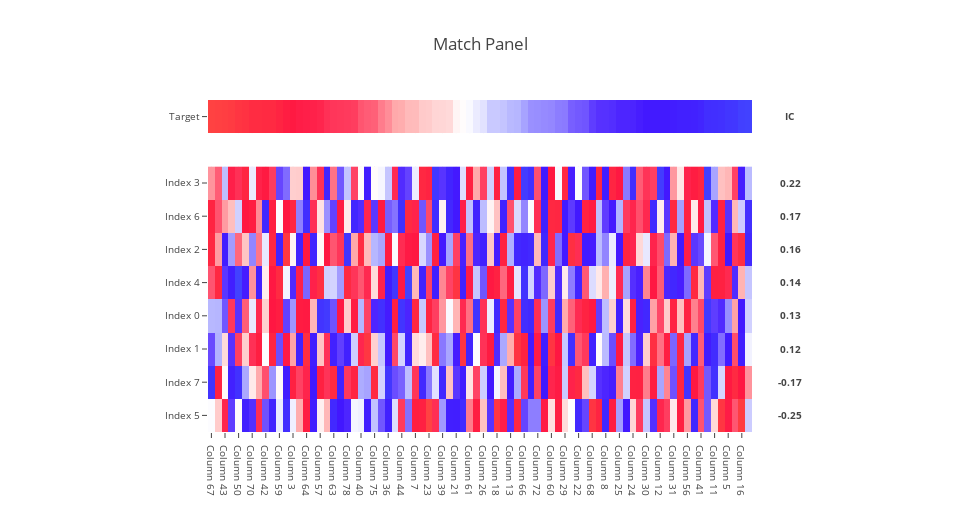
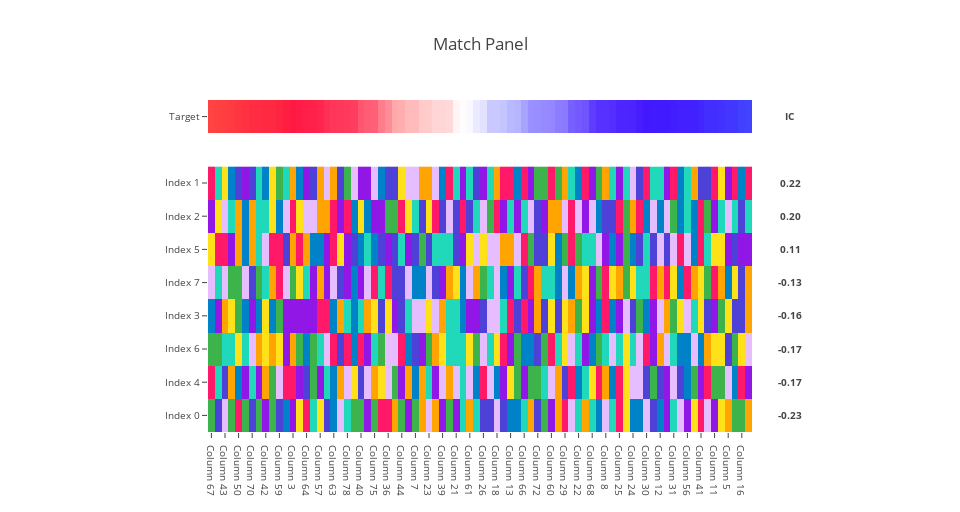

The notebook cell these images were saved under, in order:
### Code cell
n_index = 8

n_column = 80

target = pd.Series(
    np.random.random_sample(size=n_column),
    name='Target',
    index=('Column {}'.format(i) for i in range(n_column)))

features = pd.DataFrame(
    np.random.random_sample(size=(n_index, n_column)),
    index=('Index {}'.format(i) for i in range(n_index)),
    columns=('Column {}'.format(i) for i in range(n_column)))

scores = make_match_panel(
    target, features, plot_target_std_max=1, plot_features_std_max=2)

features = pd.DataFrame(
    np.random.random_integers(0, 8, size=(n_index, n_column)),
    index=('Index {}'.format(i) for i in range(n_index)),
    columns=('Column {}'.format(i) for i in range(n_column)))

scores = make_match_panel(target, features, features_type='categorical')

features = pd.DataFrame(
    np.random.random_integers(0, 1, size=(n_index, n_column)),
    index=('Index {}'.format(i) for i in range(n_index)),
    columns=('Column {}'.format(i) for i in range(n_column)))

scores = make_match_panel(target, features, features_type='binary')

scores

### Figure 1 — Plotly figure (JSON) as saved in the notebook; plotly's stock layout.template omitted (floating-point values rounded to 4 significant figures; data arrays with more than 128 entries replaced by an {"elided": "..."} marker saying what was removed)
{"data": [{"colorscale": {"elided": "256x2 mixed values"}, "showscale": false, "text": [["Column 67", "Column 79", "Column 43", "Column 28", "Column 50", "Column 69", "Column 70", "Column 62", "Column 42", "Column 47", "Column 59", "Column 49", "Column 3", "Column 65", "Column 64", "Column 0", "Column 57", "Column 10", "Column 63", "Column 71", "Column 78", "Column 1", "Column 40", "Column 6", "Column 75", "Column 53", "Column 36", "Column 35", "Column 44", "Column 20", "Column 7", "Column 76", "Column 23", "Column 48", "Column 39", "Column 19", "Column 21", "Column 32", "Column 61", "Column 38", "Column 26", "Column 54", "Column 18", "Column 14", "Column 13", "Column 9", "Column 66", "Column 2", "Column 72", "Column 52", "Column 60", "Column 77", "Column 29", "Column 58", "Column 22", "Column 46", "Column 68", "Column 37", "Column 8", "Column 34", "Column 25", "Column 4", "Column 24", "Column 74", "Column 30", "Column 51", "Column 12", "Column 15", "Column 31", "Column 33", "Column 56", "Column 73", "Column 41", "Column 55", "Column 11", "Column 17", "Column 5", "Column 45", "Column 16", "Column 27"]], "type": "heatmap", "x": ["Column 67", "Column 79", "Column 43", "Column 28", "Column 50", "Column 69", "Column 70", "Column 62", "Column 42", "Column 47", "Column 59", "Column 49", "Column 3", "Column 65", "Column 64", "Column 0", "Column 57", "Column 10", "Column 63", "Column 71", "Column 78", "Column 1", "Column 40", "Column 6", "Column 75", "Column 53", "Column 36", "Column 35", "Column 44", "Column 20", "Column 7", "Column 76", "Column 23", "Column 48", "Column 39", "Column 19", "Column 21", "Column 32", "Column 61", "Column 38", "Column 26", "Column 54", "Column 18", "Column 14", "Column 13", "Column 9", "Column 66", "Column 2", "Column 72", "Column 52", "Column 60", "Column 77", "Column 29", "Column 58", "Column 22", "Column 46", "Column 68", "Column 37", "Column 8", "Column 34", "Column 25", "Column 4", "Column 24", "Column 74", "Column 30", "Column 51", "Column 12", "Column 15", "Column 31", "Column 33", "Column 56", "Column 73", "Column 41", "Column 55", "Column 11", "Column 17", "Column 5", "Column 45", "Column 16", "Column 27"], "y": ["Target"], "yaxis": "y2", "z": [[1.818, 1.784, 1.763, 1.722, 1.636, 1.589, 1.517, 1.512, 1.489, 1.478, 1.352, 1.234, 1.147, 1.057, 1.045, 1.023, 0.9919, 0.9004, 0.8519, 0.8374, 0.8232, 0.7947, 0.6928, 0.668, 0.6576, 0.5641, 0.5106, 0.4195, 0.4086, 0.3498, 0.347, 0.2799, 0.2724, 0.2289, 0.2241, 0.2109, 0.08466, 0.0551, 0.01467, -0.0478, -0.08803, -0.1996, -0.2017, -0.2246, -0.2703, -0.285, -0.3554, -0.4158, -0.4231, -0.4345, -0.4446, -0.4777, -0.4863, -0.5739, -0.5955, -0.6088, -0.711, -0.8041, -0.8083, -0.8358, -0.9058, -0.9106, -0.9156, -0.976, -1.018, -1.079, -1.094, -1.098, -1.14, -1.197, -1.2, -1.221, -1.307, -1.461, -1.469, -1.495, -1.566, -1.574, -1.704, -1.733]]}, {"colorscale": {"elided": "256x2 mixed values"}, "showscale": false, "type": "heatmap", "x": ["Column 67", "Column 79", "Column 43", "Column 28", "Column 50", "Column 69", "Column 70", "Column 62", "Column 42", "Column 47", "Column 59", "Column 49", "Column 3", "Column 65", "Column 64", "Column 0", "Column 57", "Column 10", "Column 63", "Column 71", "Column 78", "Column 1", "Column 40", "Column 6", "Column 75", "Column 53", "Column 36", "Column 35", "Column 44", "Column 20", "Column 7", "Column 76", "Column 23", "Column 48", "Column 39", "Column 19", "Column 21", "Column 32", "Column 61", "Column 38", "Column 26", "Column 54", "Column 18", "Column 14", "Column 13", "Column 9", "Column 66", "Column 2", "Column 72", "Column 52", "Column 60", "Column 77", "Column 29", "Column 58", "Column 22", "Column 46", "Column 68", "Column 37", "Column 8", "Column 34", "Column 25", "Column 4", "Column 24", "Column 74", "Column 30", "Column 51", "Column 12", "Column 15", "Column 31", "Column 33", "Column 56", "Column 73", "Column 41", "Column 55", "Column 11", "Column 17", "Column 5", "Column 45", "Column 16", "Column 27"], "y": ["Index 5", "Index 7", "Index 1", "Index 0", "Index 4", "Index 2", "Index 6", "Index 3"], "yaxis": "y", "z": {"elided": "8x80 float values"}, "zmax": 1.865, "zmin": -1.902}], "layout": {"annotations": [{"font": {"size": 9.6}, "showarrow": false, "text": "<b>IC</b>", "width": 64, "x": 1.008, "xanchor": "left", "xref": "paper", "y": 0.95, "yanchor": "middle", "yref": "paper"}, {"font": {"size": 9.6}, "showarrow": false, "text": "<b>0.22</b>", "width": 64, "x": 1.008, "xanchor": "left", "xref": "paper", "y": 0.75, "yanchor": "middle", "yref": "paper"}, {"font": {"size": 9.6}, "showarrow": false, "text": "<b>0.17</b>", "width": 64, "x": 1.008, "xanchor": "left", "xref": "paper", "y": 0.65, "yanchor": "middle", "yref": "paper"}, {"font": {"size": 9.6}, "showarrow": false, "text": "<b>0.16</b>", "width": 64, "x": 1.008, "xanchor": "left", "xref": "paper", "y": 0.55, "yanchor": "middle", "yref": "paper"}, {"font": {"size": 9.6}, "showarrow": false, "text": "<b>0.14</b>", "width": 64, "x": 1.008, "xanchor": "left", "xref": "paper", "y": 0.45, "yanchor": "middle", "yref": "paper"}, {"font": {"size": 9.6}, "showarrow": false, "text": "<b>0.13</b>", "width": 64, "x": 1.008, "xanchor": "left", "xref": "paper", "y": 0.35, "yanchor": "middle", "yref": "paper"}, {"font": {"size": 9.6}, "showarrow": false, "text": "<b>0.12</b>", "width": 64, "x": 1.008, "xanchor": "left", "xref": "paper", "y": 0.25, "yanchor": "middle", "yref": "paper"}, {"font": {"size": 9.6}, "showarrow": false, "text": "<b>-0.17</b>", "width": 64, "x": 1.008, "xanchor": "left", "xref": "paper", "y": 0.15, "yanchor": "middle", "yref": "paper"}, {"font": {"size": 9.6}, "showarrow": false, "text": "<b>-0.25</b>", "width": 64, "x": 1.008, "xanchor": "left", "xref": "paper", "y": 0.05, "yanchor": "middle", "yref": "paper"}], "height": 512, "margin": {"l": 208, "r": 208}, "title": "Match Panel", "width": 960, "xaxis": {"anchor": "y", "tickfont": {"size": 9.6}}, "yaxis": {"domain": [0, 0.8], "dtick": 1, "tickfont": {"size": 9.6}}, "yaxis2": {"domain": [0.9, 1], "tickfont": {"size": 9.6}}}}

### Figure 2 — Plotly figure (JSON) as saved in the notebook; plotly's stock layout.template omitted (floating-point values rounded to 4 significant figures; data arrays with more than 128 entries replaced by an {"elided": "..."} marker saying what was removed)
{"data": [{"colorscale": {"elided": "256x2 mixed values"}, "showscale": false, "text": [["Column 67", "Column 79", "Column 43", "Column 28", "Column 50", "Column 69", "Column 70", "Column 62", "Column 42", "Column 47", "Column 59", "Column 49", "Column 3", "Column 65", "Column 64", "Column 0", "Column 57", "Column 10", "Column 63", "Column 71", "Column 78", "Column 1", "Column 40", "Column 6", "Column 75", "Column 53", "Column 36", "Column 35", "Column 44", "Column 20", "Column 7", "Column 76", "Column 23", "Column 48", "Column 39", "Column 19", "Column 21", "Column 32", "Column 61", "Column 38", "Column 26", "Column 54", "Column 18", "Column 14", "Column 13", "Column 9", "Column 66", "Column 2", "Column 72", "Column 52", "Column 60", "Column 77", "Column 29", "Column 58", "Column 22", "Column 46", "Column 68", "Column 37", "Column 8", "Column 34", "Column 25", "Column 4", "Column 24", "Column 74", "Column 30", "Column 51", "Column 12", "Column 15", "Column 31", "Column 33", "Column 56", "Column 73", "Column 41", "Column 55", "Column 11", "Column 17", "Column 5", "Column 45", "Column 16", "Column 27"]], "type": "heatmap", "x": ["Column 67", "Column 79", "Column 43", "Column 28", "Column 50", "Column 69", "Column 70", "Column 62", "Column 42", "Column 47", "Column 59", "Column 49", "Column 3", "Column 65", "Column 64", "Column 0", "Column 57", "Column 10", "Column 63", "Column 71", "Column 78", "Column 1", "Column 40", "Column 6", "Column 75", "Column 53", "Column 36", "Column 35", "Column 44", "Column 20", "Column 7", "Column 76", "Column 23", "Column 48", "Column 39", "Column 19", "Column 21", "Column 32", "Column 61", "Column 38", "Column 26", "Column 54", "Column 18", "Column 14", "Column 13", "Column 9", "Column 66", "Column 2", "Column 72", "Column 52", "Column 60", "Column 77", "Column 29", "Column 58", "Column 22", "Column 46", "Column 68", "Column 37", "Column 8", "Column 34", "Column 25", "Column 4", "Column 24", "Column 74", "Column 30", "Column 51", "Column 12", "Column 15", "Column 31", "Column 33", "Column 56", "Column 73", "Column 41", "Column 55", "Column 11", "Column 17", "Column 5", "Column 45", "Column 16", "Column 27"], "y": ["Target"], "yaxis": "y2", "z": [[1.818, 1.784, 1.763, 1.722, 1.636, 1.589, 1.517, 1.512, 1.489, 1.478, 1.352, 1.234, 1.147, 1.057, 1.045, 1.023, 0.9919, 0.9004, 0.8519, 0.8374, 0.8232, 0.7947, 0.6928, 0.668, 0.6576, 0.5641, 0.5106, 0.4195, 0.4086, 0.3498, 0.347, 0.2799, 0.2724, 0.2289, 0.2241, 0.2109, 0.08466, 0.0551, 0.01467, -0.0478, -0.08803, -0.1996, -0.2017, -0.2246, -0.2703, -0.285, -0.3554, -0.4158, -0.4231, -0.4345, -0.4446, -0.4777, -0.4863, -0.5739, -0.5955, -0.6088, -0.711, -0.8041, -0.8083, -0.8358, -0.9058, -0.9106, -0.9156, -0.976, -1.018, -1.079, -1.094, -1.098, -1.14, -1.197, -1.2, -1.221, -1.307, -1.461, -1.469, -1.495, -1.566, -1.574, -1.704, -1.733]]}, {"colorscale": [[0, "#20d9ba"], [0.125, "#9017e6"], [0.25, "#ff1968"], [0.375, "#4e41d8"], [0.5, "#3cb44b"], [0.625, "#ffe119"], [0.75, "#0082c8"], [0.875, "#ffa400"], [1, "#e6beff"]], "showscale": false, "type": "heatmap", "x": ["Column 67", "Column 79", "Column 43", "Column 28", "Column 50", "Column 69", "Column 70", "Column 62", "Column 42", "Column 47", "Column 59", "Column 49", "Column 3", "Column 65", "Column 64", "Column 0", "Column 57", "Column 10", "Column 63", "Column 71", "Column 78", "Column 1", "Column 40", "Column 6", "Column 75", "Column 53", "Column 36", "Column 35", "Column 44", "Column 20", "Column 7", "Column 76", "Column 23", "Column 48", "Column 39", "Column 19", "Column 21", "Column 32", "Column 61", "Column 38", "Column 26", "Column 54", "Column 18", "Column 14", "Column 13", "Column 9", "Column 66", "Column 2", "Column 72", "Column 52", "Column 60", "Column 77", "Column 29", "Column 58", "Column 22", "Column 46", "Column 68", "Column 37", "Column 8", "Column 34", "Column 25", "Column 4", "Column 24", "Column 74", "Column 30", "Column 51", "Column 12", "Column 15", "Column 31", "Column 33", "Column 56", "Column 73", "Column 41", "Column 55", "Column 11", "Column 17", "Column 5", "Column 45", "Column 16", "Column 27"], "y": ["Index 0", "Index 4", "Index 6", "Index 3", "Index 7", "Index 5", "Index 2", "Index 1"], "yaxis": "y", "z": {"elided": "8x80 int values"}, "zmax": null, "zmin": null}], "layout": {"annotations": [{"font": {"size": 9.6}, "showarrow": false, "text": "<b>IC</b>", "width": 64, "x": 1.008, "xanchor": "left", "xref": "paper", "y": 0.95, "yanchor": "middle", "yref": "paper"}, {"font": {"size": 9.6}, "showarrow": false, "text": "<b>0.22</b>", "width": 64, "x": 1.008, "xanchor": "left", "xref": "paper", "y": 0.75, "yanchor": "middle", "yref": "paper"}, {"font": {"size": 9.6}, "showarrow": false, "text": "<b>0.20</b>", "width": 64, "x": 1.008, "xanchor": "left", "xref": "paper", "y": 0.65, "yanchor": "middle", "yref": "paper"}, {"font": {"size": 9.6}, "showarrow": false, "text": "<b>0.11</b>", "width": 64, "x": 1.008, "xanchor": "left", "xref": "paper", "y": 0.55, "yanchor": "middle", "yref": "paper"}, {"font": {"size": 9.6}, "showarrow": false, "text": "<b>-0.13</b>", "width": 64, "x": 1.008, "xanchor": "left", "xref": "paper", "y": 0.45, "yanchor": "middle", "yref": "paper"}, {"font": {"size": 9.6}, "showarrow": false, "text": "<b>-0.16</b>", "width": 64, "x": 1.008, "xanchor": "left", "xref": "paper", "y": 0.35, "yanchor": "middle", "yref": "paper"}, {"font": {"size": 9.6}, "showarrow": false, "text": "<b>-0.17</b>", "width": 64, "x": 1.008, "xanchor": "left", "xref": "paper", "y": 0.25, "yanchor": "middle", "yref": "paper"}, {"font": {"size": 9.6}, "showarrow": false, "text": "<b>-0.17</b>", "width": 64, "x": 1.008, "xanchor": "left", "xref": "paper", "y": 0.15, "yanchor": "middle", "yref": "paper"}, {"font": {"size": 9.6}, "showarrow": false, "text": "<b>-0.23</b>", "width": 64, "x": 1.008, "xanchor": "left", "xref": "paper", "y": 0.05, "yanchor": "middle", "yref": "paper"}], "height": 512, "margin": {"l": 208, "r": 208}, "title": "Match Panel", "width": 960, "xaxis": {"anchor": "y", "tickfont": {"size": 9.6}}, "yaxis": {"domain": [0, 0.8], "dtick": 1, "tickfont": {"size": 9.6}}, "yaxis2": {"domain": [0.9, 1], "tickfont": {"size": 9.6}}}}
